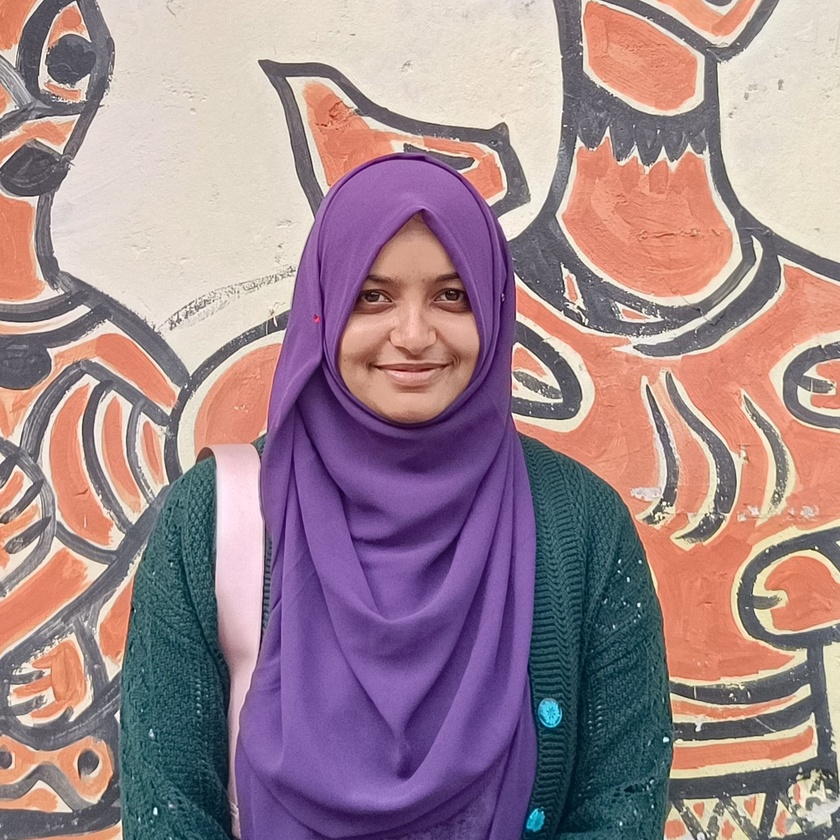
%> input picture CSE 4246 Digital Image Processing/img/r.jpg, 840 x 840 px, shrunk from 1243 x 1243 before the run
$ octave mid5.m   (GNU Octave 9; MATLAB toolbox functions it lacks are replaced by stand-ins)
%> lines starting %> are read from the running program, lines starting %| are printed output that depends on the picture
clear;
clc;
close all;

original=imread('img/r.jpg');
%> original is the input picture: size 840x840x3 uint8; mean R, G, B 159.9, 134.9, 141.7
head=imread('img/razia_head.png');
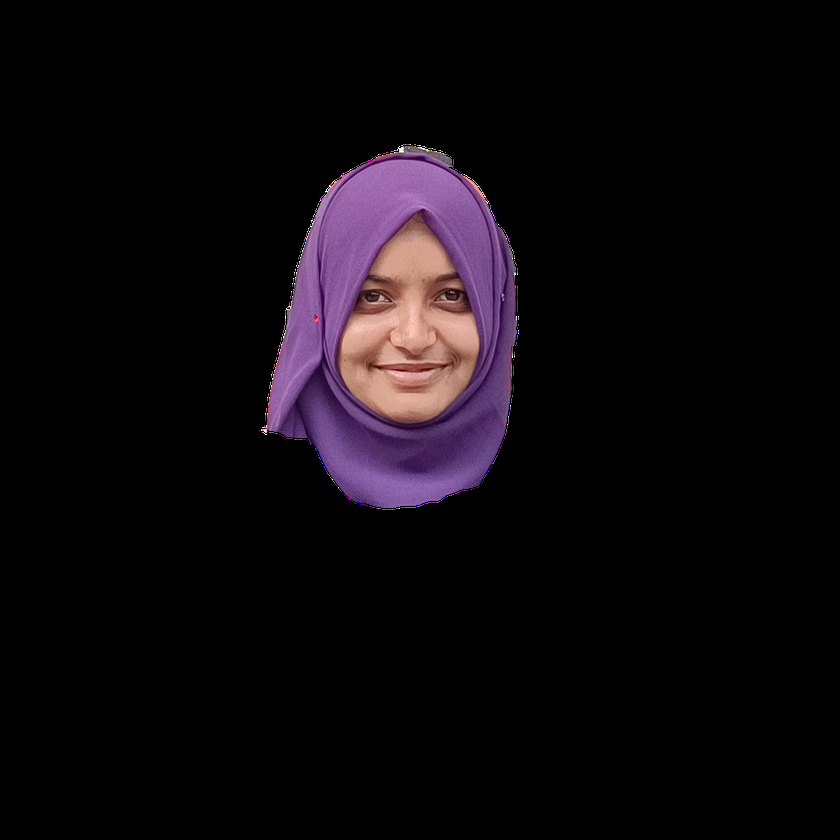
%> input picture CSE 4246 Digital Image Processing/img/razia_head.png, 840 x 840 px, shrunk from 1243 x 1243 before the run
%> head is the input picture: size 840x840x3 uint8; mean R, G, B 13.3, 8.8, 12.6

body=original-head;
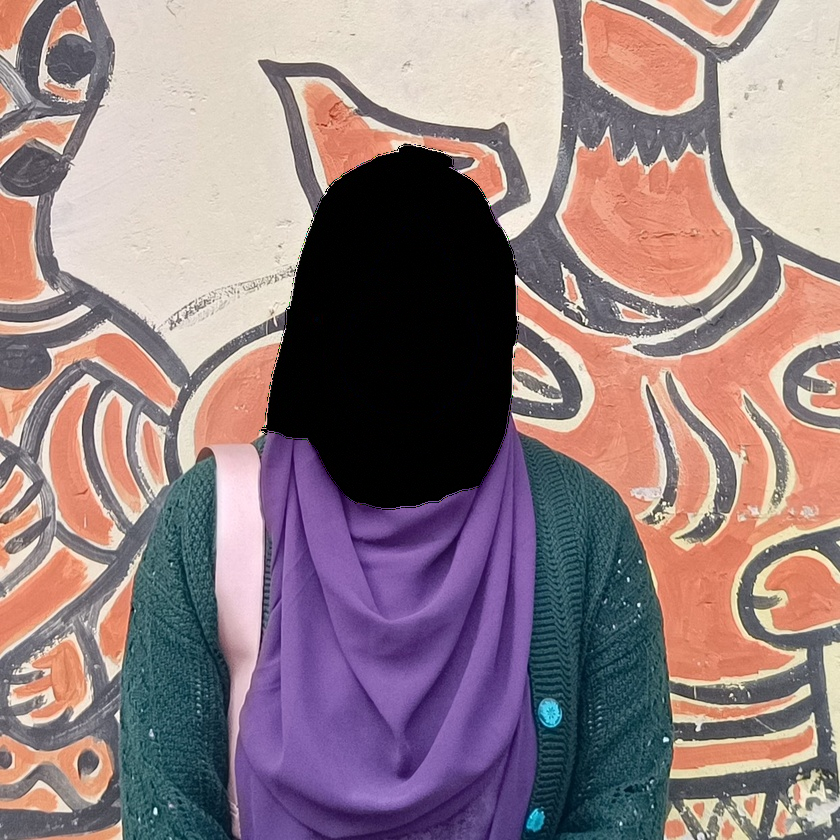
%> body: size 840x840x3 uint8; mean R, G, B 146.7, 126.2, 129.2
full=body+head;

subplot(2,2,1);
imshow(original);
title("Original Image");
subplot(2,2,2);
imshow(head);
title("Head");
subplot(2,2,3);
imshow(body);
title("Body");
subplot(2,2,4);
imshow(full);
title("Head with Body");
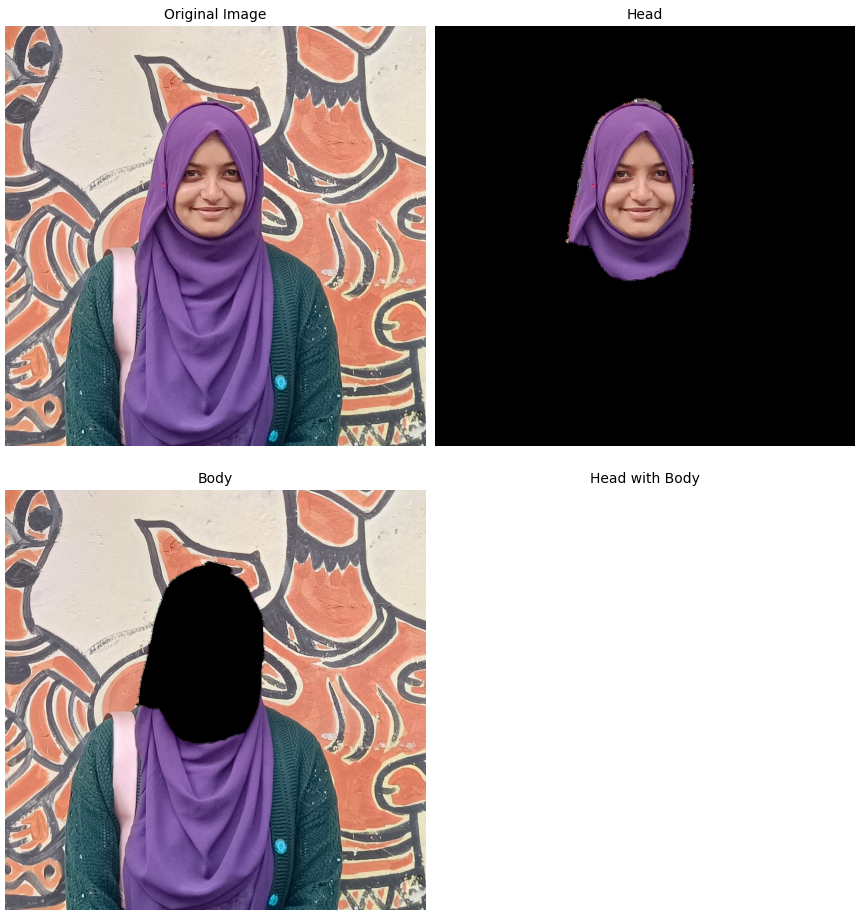
%> figure redrawn from the program's plot data, 4 panels
